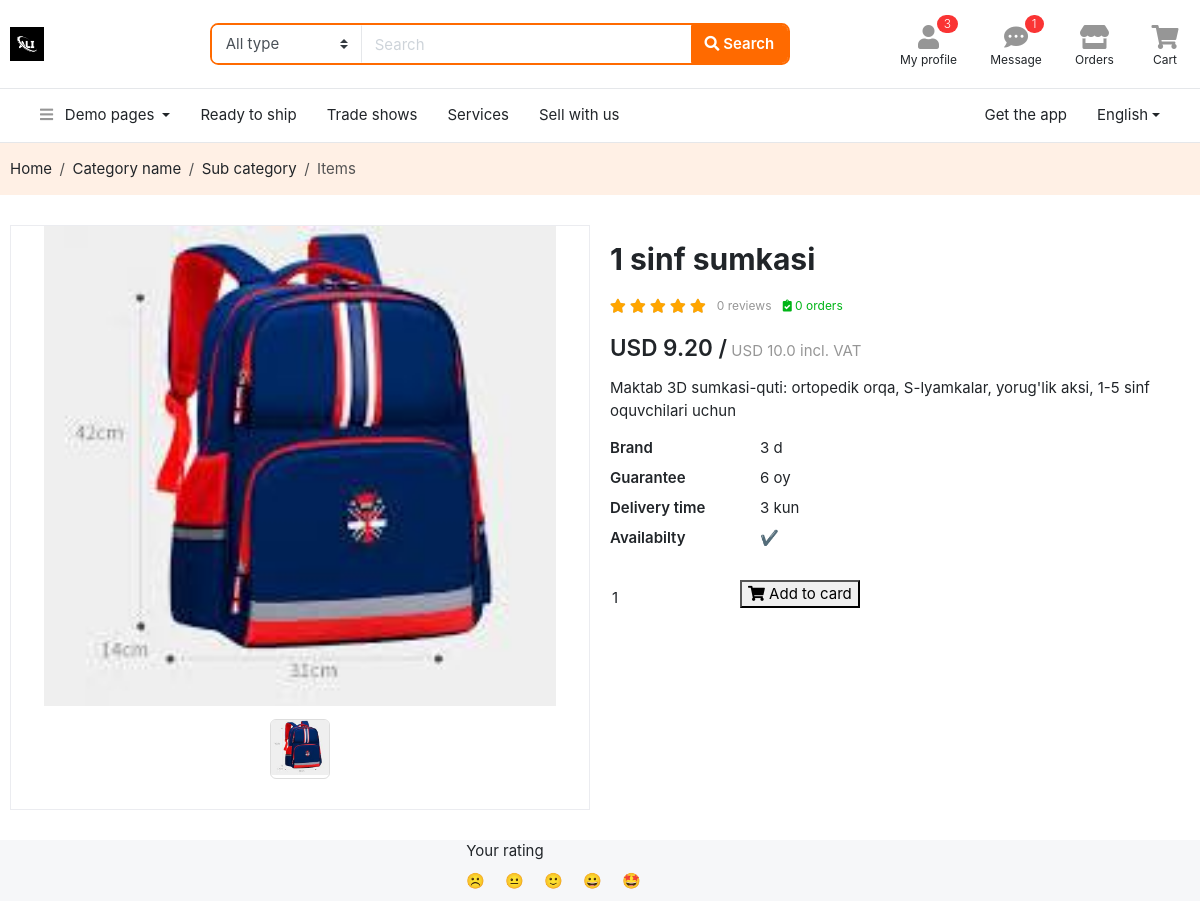
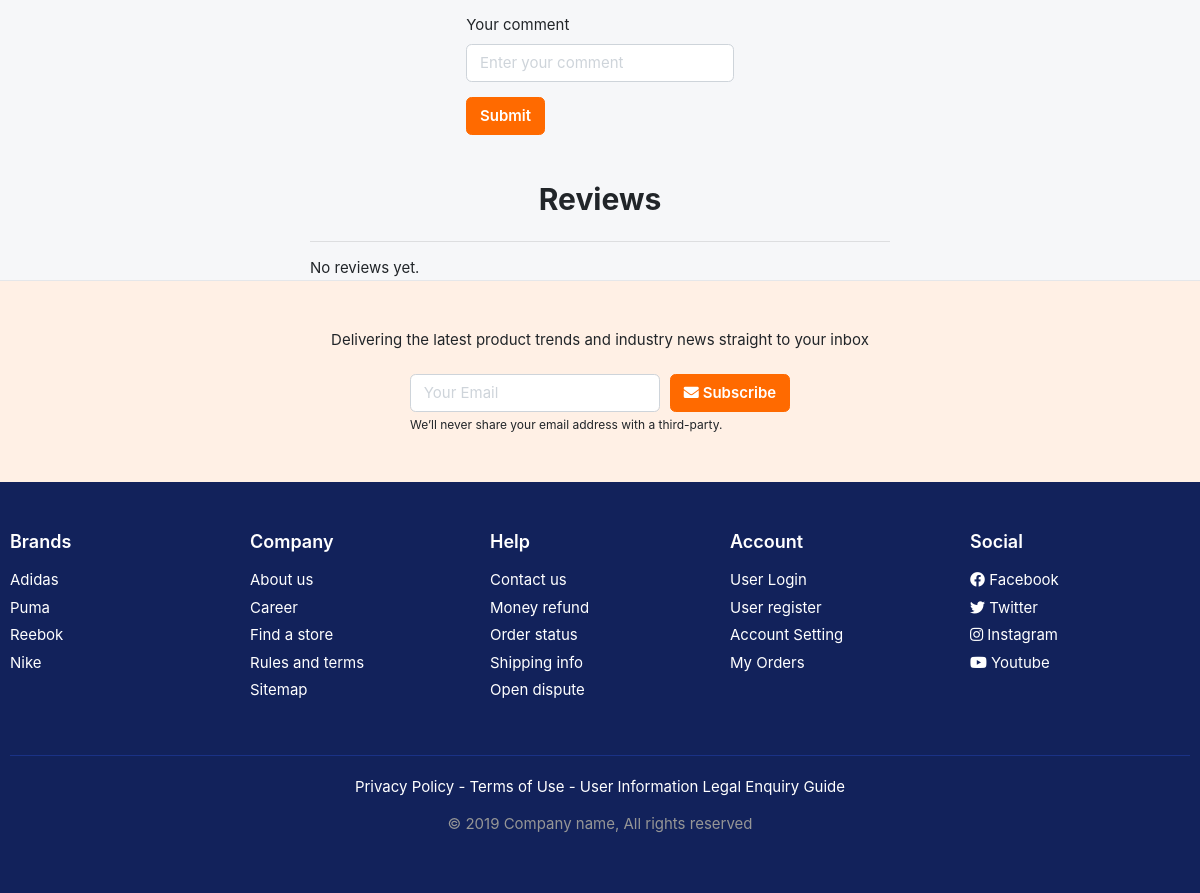
/mahsulotlar/3/, run on the app's committed database (2 pictures, top to bottom).
### mainApp/models.py (models this page shows, shortened)
class Mahsulot(models.Model):
    nom = models.CharField(max_length=255)
    brand = models.CharField(max_length=255, null=True, blank=True)
    ichki_bolim = models.ForeignKey(IchkiBolim, on_delete=models.CASCADE)
    batafsil = models.TextField(blank=True, null=True)
    narx = models.FloatField(validators=[MinValueValidator(0)])
    chegirma = models.FloatField(
        validators=[MinValueValidator(0), MaxValueValidator(100)], blank=True, null=True
    )
    kafolat = models.CharField(max_length=50, blank=True, null=True)
    yetkazish = models.CharField(max_length=50, blank=True, null=True)
    mavjud = models.BooleanField(default=True)
    baho = models.FloatField(validators=[MinValueValidator(0), MaxValueValidator(5)], default=5)
    davlat = models.CharField(max_length=50, blank=True, null=True)
    korish = models.PositiveSmallIntegerField(default=0)
    buyurtma_soni = models.PositiveIntegerField(default=0)

class Rasm(models.Model):
    mahsulot = models.ForeignKey(Mahsulot, on_delete=models.CASCADE)
    rasm = models.ImageField(upload_to='mahsulotlar/')

### mainApp/views.py (the view, shortened to what this page needs)
# urls.py: path('mahsulotlar/<int:pk>/', MahsulotView.as_view()),
class MahsulotView(View):
    def get(self, request, pk):
        mahsulot = get_object_or_404(Mahsulot, id=pk)
        chegirma_narx = f"{mahsulot.narx * (100 - mahsulot.chegirma) / 100:.2f}"
        baholashlar = Baholash.objects.filter(mahsulot=mahsulot)
        baho_foiz = float(mahsulot.baho) / 5 * 100
        context = {
            "mahsulot": mahsulot,
            "chegirma_narx": chegirma_narx,
            "baholashlar": baholashlar,
            "review": len(baholashlar),
            "baho_foiz": baho_foiz
        }
        return render(request, 'page-detail-product.html', context)

### templates/page-detail-product.html (shortened to what this page needs)
{% extends 'header.html' %}
{% block content %}
<section class="py-3 bg-light">
    <div class="container">
        <ol class="breadcrumb">
            <li class="breadcrumb-item"><a href="{% url 'home' %}">Home</a></li>
            <li class="breadcrumb-item"><a href="#">Category name</a></li>
            <li class="breadcrumb-item"><a href="#">Sub category</a></li>
            <li class="breadcrumb-item active" aria-current="page">Items</li>
        </ol>
    </div>
</section>
<section class="section-content bg-white padding-y">
    <div class="container">
        <div class="row">
            <aside class="col-md-6">
                <div class="card">
                    <article class="gallery-wrap">
                        <div class="img-big-wrap">
                            <div><a href="#"><img src="{{ mahsulot.rasm_set.first.rasm.url }}"></a></div>
                        </div>
                        <div class="thumbs-wrap">
                            {% for rasm in mahsulot.rasm_set.all %}
                            <a href="#" class="item-thumb"> <img src="{{ rasm.rasm.url }}"></a>
                            {% endfor %}
                        </div>
                    </article>
                </div>
            </aside>
            <main class="col-md-6">
                <article class="product-info-aside">
                    <h2 class="title mt-3">{{ mahsulot.nom }}</h2>
                    <div class="rating-wrap my-3">
                        <ul class="rating-stars">
                            <li style="width:{{ baho_foiz }}%" class="stars-active">
                                <i class="fa fa-star"></i> <i class="fa fa-star"></i>
                                <i class="fa fa-star"></i> <i class="fa fa-star"></i>
                                <i class="fa fa-star"></i>
                            </li>
                            <li>
                                <i class="fa fa-star"></i> <i class="fa fa-star"></i>
                                <i class="fa fa-star"></i> <i class="fa fa-star"></i>
                                <i class="fa fa-star"></i>
                            </li>
                        </ul>
                        <small class="label-rating text-muted">{{ review }} reviews</small>
                        <small class="label-rating text-success"> <i class="fa fa-clipboard-check"></i>
                            {{ mahsulot.buyurtma_soni }} orders
                        </small>
                    </div>
                    <div class="mb-3">
                        <var class="price h4">USD {{ chegirma_narx }} /</var>
                        <span class="text-muted">USD {{ mahsulot.narx }} incl. VAT</span>
                    </div>
                    <p>
                        {{ mahsulot.batafsil|truncatewords:"40" }}
                    </p>
                    <dl class="row">
                        <dt class="col-sm-3">Brand</dt>
                        <dd class="col-sm-9"><a href="#">{{ mahsulot.brand }}</a></dd>
                        <dt class="col-sm-3">Guarantee</dt>
                        <dd class="col-sm-9">{{ mahsulot.kafolat }}</dd>
                        <dt class="col-sm-3">Delivery time</dt>
                        <dd class="col-sm-9">{{ mahsulot.yetkazish }}</dd>
                        <dt class="col-sm-3">Availabilty</dt>
                        {% if mahsulot.mavjud %}
                        <dd class="col-sm-9">✔️</dd>
                        {% else %}
                        <dd class="col-sm-9">❌</dd>
                        {% endif %}
                    </dl>
                    <form class="form-row  mt-4" method="post">
                        <div class="form-group col-md flex-grow-0">
                            <div class="input-group mb-3 input-spinner">
                                <input type="number" class="form-control-plaintext" name="miqdor" value="1">
                            </div>
                        </div>
                        <div class="form-group col-md">
                            <button type="submit">
                                <i class="fas fa-shopping-cart"></i><span class="text"> Add to card </span>
                            </button>
                        </div>
                    </form>
                </article>
            </main>
        </div>
    </div>
</section>
<div class="container d-flex justify-content-center align-items-center">
    <form method="post"> {%csrf_token%}
        <div class="form-group">
            <label for="smileyRating">Your rating</label>
            <div class="rating-container d-flex" id="smileyRating" style="gap: 20px;">
                <label class="smiley-face" for="smiley1" style="cursor: pointer">&#9785;</label>
                <label class="smiley-face" for="smiley2" style="cursor: pointer">&#x1F610;</label>
                <label class="smiley-face" for="smiley3" style="cursor: pointer">&#x1F642;</label>
                <label class="smiley-face" for="smiley4" style="cursor: pointer">&#x1F600;</label>
                <label class="smiley-face" for="smiley5" style="cursor: pointer">&#x1F929;</label>
            </div>
        </div>
        <div class="form-group">
            <label for="exampleInputComment1">Your comment</label>
            <input type="text" class="form-control" id="exampleInputComment1" aria-describedby="commentHelp"
                   placeholder="Enter your comment" name="izoh">
        </div>
        <button type="submit" class="btn btn-primary">Submit</button>
    </form>
</div>
<div class="container mt-5">
    <div class="row">
        <div class="col-md-6 offset-md-3">
            <h2 class="text-center mb-4">Reviews</h2>
            <hr>
            {% for izoh in baholashlar %}
            <div class="row">
                <div class="col-sm-2">
                    <div class="text-center">
                        {% if izoh.baho == 1 %}
                        <span class="smiley-face">&#9785;</span>
                        {% elif izoh.baho == 2 %}
                        <span class="smiley-face">&#x1F610;</span>
                        {% elif izoh.baho == 3 %}
                        <span class="smiley-face">&#x1F642;</span>
                        {% elif izoh.baho == 4 %}
                        <span class="smiley-face">&#x1F600;</span>
                        {% elif izoh.baho == 5 %}
                        <span class="smiley-face">&#x1F929;</span>
                        {% endif %}
                    </div>
                </div>
                <div class="col-sm-10">
                    <p>{{ izoh.izoh }}</p>
                    <div class="user d-flex" style="gap: 300px">
                        <p><small class="text-muted">{{ izoh.sana }}</small></p>
                        <p><small class="text-muted">{{ izoh.user.first_name }} {{ izoh.user.last_name }}</small></p>
                    </div>
                </div>
            </div>
            <hr>
            {% empty %}
            <p>No reviews yet.</p>
            {% endfor %}
        </div>
    </div>
</div>
<section class="padding-y-lg bg-light border-top">
    <div class="container">
        <p class="pb-2 text-center">Delivering the latest product trends and industry news straight to your inbox</p>
        <div class="row justify-content-md-center">
            <div class="col-lg-4 col-sm-6">
                <form class="form-row">
                    <div class="col-8">
                        <input class="form-control" placeholder="Your Email" type="email">
                    </div>
                    <div class="col-4">
                        <button type="submit" class="btn btn-block btn-warning"><i class="fa fa-envelope"></i> Subscribe
                        </button>
                    </div>
                </form>
                <small class="form-text">We’ll never share your email address with a third-party. </small>
            </div>
        </div>
    </div>
</section>
<footer class="section-footer bg-secondary">
    <div class="container">
        <section class="footer-top padding-y-lg text-white">
            <div class="row">
                <aside class="col-md col-6">
                    <h6 class="title">Brands</h6>
                    <ul class="list-unstyled">
                        <li><a href="#">Adidas</a></li>
                        <li><a href="#">Puma</a></li>
                        <li><a href="#">Reebok</a></li>
                        <li><a href="#">Nike</a></li>
                    </ul>
                </aside>
                <aside class="col-md col-6">
                    <h6 class="title">Company</h6>
                    <ul class="list-unstyled">
                        <li><a href="#">About us</a></li>
                        <li><a href="#">Career</a></li>
                        <li><a href="#">Find a store</a></li>
                        <li><a href="#">Rules and terms</a></li>
                        <li><a href="#">Sitemap</a></li>
                    </ul>
                </aside>
                <aside class="col-md col-6">
                    <h6 class="title">Help</h6>
                    <ul class="list-unstyled">
                        <li><a href="#">Contact us</a></li>
                        <li><a href="#">Money refund</a></li>
                        <li><a href="#">Order status</a></li>
                        <li><a href="#">Shipping info</a></li>
                        <li><a href="#">Open dispute</a></li>
                    </ul>
                </aside>
                <aside class="col-md col-6">
                    <h6 class="title">Account</h6>
                    <ul class="list-unstyled">
                        <li><a href="#"> User Login </a></li>
                        <li><a href="#"> User register </a></li>
                        <li><a href="#"> Account Setting </a></li>
                        <li><a href="#"> My Orders </a></li>
                    </ul>
                </aside>
                <aside class="col-md">
                    <h6 class="title">Social</h6>
                    <ul class="list-unstyled">
                        <li><a href="#"> <i class="fab fa-facebook"></i> Facebook </a></li>
                        <li><a href="#"> <i class="fab fa-twitter"></i> Twitter </a></li>
                        <li><a href="#"> <i class="fab fa-instagram"></i> Instagram </a></li>
                        <li><a href="#"> <i class="fab fa-youtube"></i> Youtube </a></li>
                    </ul>
                </aside>
            </div>
        </section>
        <section class="footer-bottom text-center">
            <p class="text-white">Privacy Policy - Terms of Use - User Information Legal Enquiry Guide</p>
            <p class="text-muted"> &copy 2019 Company name, All rights reserved </p>
            <br>
        </section>
    </div>
</footer>
{% endblock %}

### static/css/ui.css (style rules this page uses)
html { font-family:'Inter', sans-serif;font-size:15px }
.padding-y { padding-top:30px;padding-bottom:30px }
.padding-y-lg { padding-top:48px;padding-bottom:48px }
var { font-style:normal }
article:after,.form-group:after { display:block;clear:both;content:"" }
.bg-white { background-color:#fff }
p:last-child { margin-bottom:0 }
.section-footer ul li { margin-bottom:5px }
.section-footer ul a { color:inherit }
.section-footer .title { font-weight:600;margin-bottom:16px;font-size:18px }
.footer-bottom { padding-top:20px;padding-bottom:20px;border-top:1px solid #1a3286 }
dl[class="row"] { margin-bottom:0 }
[class*="list-"] li:after { visibility:hidden;display:block;content:"";overflow:hidden;height:0;clear:both }
.price { font-weight:600;color:#212529 }
.label-rating { margin-left:7px;display:inline-block;vertical-align:middle }
.rating-stars { display:inline-block;vertical-align:middle;list-style:none;margin:0;padding:0;position:relative;white-space:nowrap;clear:both }
.rating-stars i { font-size:14px;color:#ccc;display:inline }
.rating-stars li { display:block;text-overflow:clip;white-space:nowrap;z-index:1 }
.rating-stars li.stars-active { z-index:2;position:absolute;top:0;left:0;overflow:hidden }
.rating-stars li.stars-active i { color:orange }
.input-spinner { width:120px;-ms-flex-wrap:nowrap;flex-wrap:nowrap;display:-webkit-inline-box;display:-ms-inline-flexbox;display:inline-flex }
body { background-color:#f6f7f9 }
.gallery-wrap .img-big-wrap { margin-bottom:10px;border-radius:.37rem;overflow:hidden;background-color:#fff }
.gallery-wrap .img-big-wrap a { text-align:center;display:block }
.gallery-wrap .img-big-wrap img { height:480px;width:auto;display:inline-block;cursor:-webkit-zoom-in;cursor:zoom-in }
.gallery-wrap .thumbs-wrap { text-align:center;margin-bottom:20px }
.gallery-wrap .thumbs-wrap .item-thumb { width:60px;height:60px;border:1px solid #ddd;border-radius:6px;margin:3px;display:inline-block;overflow:hidden }
.gallery-wrap .thumbs-wrap img { max-width:100%;max-height:100%;-o-object-fit:cover;object-fit:cover;cursor:-webkit-zoom-in;cursor:zoom-in }

### data on the page
Mahsulot: rasm_set.first.rasm (picture), nom "1 sinf sumkasi", buyurtma_soni "0", narx "10.0", batafsil "Maktab 3D sumkasi-quti: ortopedik orqa, S-lyamkalar, yorug'lik aksi, 1-5 sinf oquvchilari uchun", brand "3 d", kafolat "6 oy", yetkazish "3 kun"
Rasm: rasm (picture)

### other printed values
{{ review }} "0"
{{ chegirma_narx }} "9.20"
